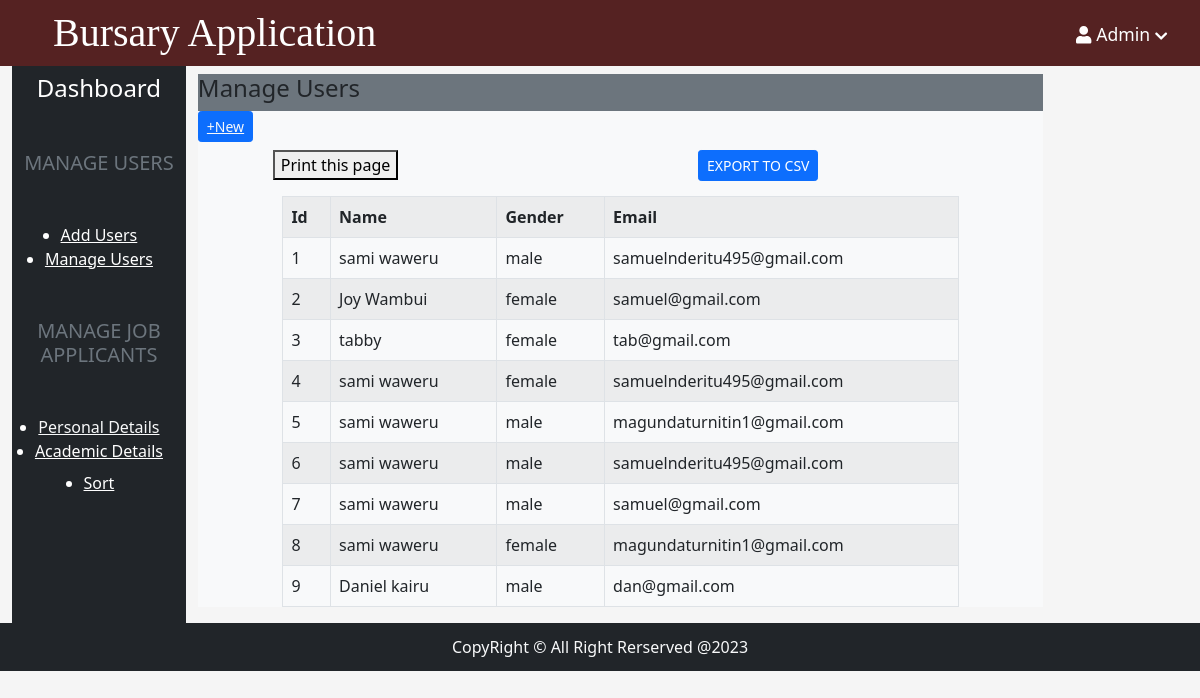
/manageUsers.php?error=norecord, run on the app's committed database.
### tables this page shows
CREATE TABLE `user_registration` (
  `id` int(11) NOT NULL,
  `name` varchar(255) NOT NULL,
  `sex` enum('male','female','other','') NOT NULL,
  `email` varchar(255) NOT NULL,
  `password` varchar(255) NOT NULL,
  `type` tinyint(4) NOT NULL,
  `time_stamp` timestamp NOT NULL DEFAULT current_timestamp() ON UPDATE current_timestamp()
);

### manageUsers.php (the view, shortened to what this page needs)
<?php  include('./app/includes/header.php')?>
<?php include('./app/includes/servernavbar.php')?>
<?php include('./admin.php')?>
<?php include("./controllers/connect.php")?>
<div class="col-md-10 ">
                <div class="view_body bg-secondary">
                    <div class="view_body_header my-2">
                        <h4 class="text-left text-dark my-2"> Manage Users</h4>
                    </div>
                    <div class="view_body_body bg-light my-2">
                      <h6 ><button type="button" class="btn btn-sm btn-primary text-light"><a href="./adduser.php"class="text-light" >+New</a></button></h6>
                      <div class="bg-light">
                      <?php
                                  $sql = "SELECT id, name, sex, email FROM user_registration";
                                  $stmt = $conn->prepare($sql);
                                  $stmt->execute();
                            ?>
                          <div class="d-flex">
                            <p> <button onclick="window.printpart()">Print this page</button></p>
                           <p > <form action="./csv/manageusers_csv.php" method="post">
                              <button type="submit" name="submit"class="btn btn-sm btn-primary text-white">EXPORT TO CSV</button>
                            </form></p>
                            </div>
                            <div id="top_print">
                          <table class="table table-striped  table-responsive t/able-condenced table-bordered" style="width:80%">
                              <tr>
                                 <th>Id</th>
                                  <th>Name</th>
                                  <th>Gender</th>
                                  <th>Email</th>
                             </tr>
                                <?php
                                 $result= mysqli_stmt_get_result($stmt);
                                 $num= mysqli_num_rows($result);
                                 if($num > 0){
                                      while($rows=mysqli_fetch_assoc($result)){?>
                                        <tr>
                                        <td><?php echo $rows['id']?></td>
                                        <td><?php echo $rows['name']?></td>
                                        <td><?php echo $rows['sex']?></td>
                                        <td><?php echo $rows['email']?></td>
                                    </tr>
                                    <?php
                                    }
                                 }else{
                                     header('location:manageUsers.php?error=norecord');
                                     exit();
                                 }
                                ?>
                            </table>
                            </div>
                      </div>
                    </div>
  </div>
 </div>
 <?php include('./adminfooter.php')?>

### app/includes/header.php (shortened to what this page needs)
<!DOCTYPE html>
<html lang="en">
<head>
    <link rel="stylesheet"  href='<?php echo BASE_URL."/assets/css/bootstrap.min.css"?>'>
    <link rel="stylesheet"  href="./assets/css/style.css"/>
</head>
<body>

### app/includes/servernavbar.php (shortened to what this page needs)
<header>
  <div class="container-fluid">
  <div class="logo">
          <h1 class="logo-text">Bursary Application</h1>
        </div>
        <ul class="nav">
          <li>
            <a href="#">
              <i class="fa fa-user"></i>
             Admin
              <i class="fa fa-chevron-down" style="font-size: .8em;"></i>
            </a>
          </li>
        </ul>
  </div>
      </header>

### admin.php (shortened to what this page needs)
<div class="container-fluid">
    <div class="row">
        <div class="col-md-2 bg-dark " >
            <div class="dashboard">
                <div class="dashboard_header mb-5 mt-2">
                    <h4 class="text-center text-white">
                        Dashboard
                    </h4>
                </div>
                <div class="dashboard_body my-2">
                    <div class="dashboard_footer my-2">
                    <h5 class="text-center text-muted text-uppercase my-5">MANAGE Users</h5>
                    <div class="bg-muted text-white">
                            <ul class="list-group">
                                <li class="text-white"><a href="./adduser.php" class="text-white">Add Users</a></li>
                                <li class="text-white"><a href="./manageUsers.php" class="text-white">Manage Users</a></li>
                            </ul>
                            <h5 class="text-muted text-center my-5 text-uppercase">Manage Job Applicants</h5>
                            <ul  class="list-group">
                                <li class="text-white"><a href="./personaldetails.php" class='text-light'>Personal Details</a></li>
                                <li class="text-white"><a href="./academicdetails.php" class="text-white">Academic Details</a></li>
                                <li class="text-white text-center my-2"><a href="./sort_applicants.php" class="text-white">Sort</a></li>
                           </ul>
                        </div>
                    </div>
                </div>
            </div>
        </div>

### adminfooter.php (shortened to what this page needs)
</div>
    </div>
<?php include('./app/includes/footer.php')?>

### app/includes/footer.php
<footer>
       <div class="bg-dark text-light text-center py-1">
         <p class="my-2">CopyRight &copy; All Right Rerserved @<?php echo date('Y') ?></p>
       </div>
     </footer>
</body>
</html>

### assets/css/style.css (style rules this page uses)
* { margin: 0 auto; padding: 0 auto; box-sizing: border-box; }
body { background-color: #f5f5f5; overflow:scroll; }
.dashboard { height:100px; }
header { background: #522 ; height: 66px; }
header * { color: white; }
header .logo { float: left; height: inherit; margin-left: 2em; }
header .logo-text { margin: 9px; font-family: 'Candal', serif; }
header ul { float: right; margin: 0px; padding: 0px; list-style: none; }
header ul li { float: left; position: relative; }
header ul li a { display: block; padding: 21px; font-size: 1.1em; text-decoration: none; }

### data on the page
user_registration: id "1", name "sami waweru", sex "male", email "samuelnderitu495@gmail.com"
user_registration: id "2", name "Joy Wambui", sex "female", email "samuel@gmail.com"
user_registration: id "3", name "tabby", sex "female", email "tab@gmail.com"
user_registration: id "4", name "sami waweru", sex "female", email "samuelnderitu495@gmail.com"
user_registration: id "5", name "sami waweru", sex "male", email "magundaturnitin1@gmail.com"
user_registration: id "6", name "sami waweru", sex "male", email "samuelnderitu495@gmail.com"
user_registration: id "7", name "sami waweru", sex "male", email "samuel@gmail.com"
user_registration: id "8", name "sami waweru", sex "female", email "magundaturnitin1@gmail.com"
user_registration: id "9", name "Daniel kairu", sex "male", email "dan@gmail.com"
